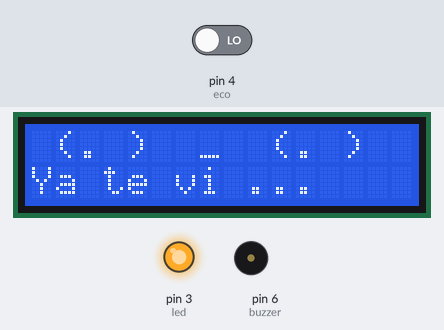
Bench run of a sketch on a simulated Arduino Uno, built with avr-gcc and run on an emulated ATmega328P. On the bench: 16×2 character LCD, output pins drawn as LEDs (lit = HIGH), buzzer (waves = sounding). The inputs (shaded band) are chosen by the test bench; at power-on: pin 4 (eco) LOW. Pins used as bus, display or sensor lines are not drawn.

Above: at 9.2 s.
At 109.2 s:
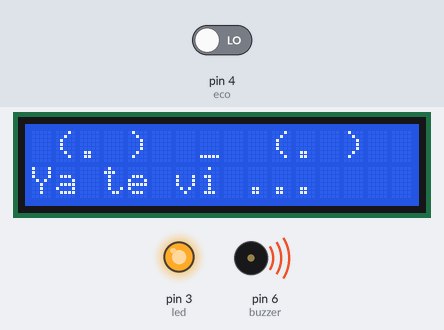
Timing chart, 0 to 130.0 s (numbered marks = the images above):
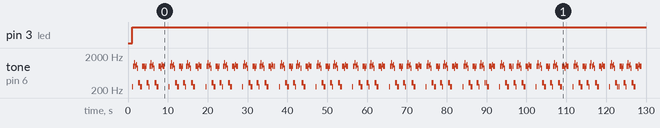

Measured:
- by itself, pin 3 (led): LOW → HIGH at 1.1 s
- by itself, tone on pin 6 (buzzer): plays 246 Hz for 0.13 s, 988 Hz for 0.06 s, 988 Hz for 0.06 s, 1246 Hz for 0.13 s, 988 Hz for 0.13 s, 1110 Hz for 0.13 s … (532 notes in this stretch)

The sketch:

finalProject.ino
```cpp
#include <LiquidCrystal.h>

#define led 3
#define eco 4
#define trig 5
#define buzzer 6

// Decir a arduino como esta conectada
// la pantalla
// conexiones (rs, en, d4, d5, d6, d7)
LiquidCrystal lcd(7,8,9,10,11,12);

int A_2 = 880;  int B_  = 493/2;
int B2  = 988;  int Cs3 = 555*2;
int E   = 329;  int Ds3 = 623*2;

int tempo = 116;    int semi = 60000/( tempo * 4 *2);
int corch = 2*semi; int negra = corch*2;  int np = corch*3;

int blanca = negra*2; int redonda = blanca*2;
int rep = 3*negra;    int bnp = 3*negra+3*corch;

int b =blanca;  int r =2*b;   int n = negra;  int c = corch;
int s = semi;   int f = s/2;  int sf = f/2;

int cp = c+s;   int Sil = 10;
int retardo = 115;


void setup(){
  pinMode(trig, OUTPUT);
  pinMode(eco, INPUT);
  pinMode(buzzer, OUTPUT);
  pinMode(led, OUTPUT);

  // tipo de pantalla
  lcd.begin(2,16);

}

void loop(){
  digitalWrite(trig, 1);
  delay(10);
  digitalWrite(trig, 0);

  int tiempo = pulseIn(eco, HIGH);
  int distancia =  tiempo * 0.034/2;


  if(distancia < 10){
    lcd.clear();
    lcd.setCursor(1, 0);
    lcd.print("(. )  _  (. )");
    lcd.setCursor(0, 1);
    lcd.print("Ya te vi ...");
    digitalWrite(led,1);
    ctono();
  }
  else{
    lcd.clear();
    lcd.setCursor(1, 1);
    lcd.print("Deteccion:");

    lcd.setCursor(11,1);
    lcd.print(distancia);
    digitalWrite(led,0);
  }

}

void nota(int nota, int duracion){
  tone(buzzer,nota, duracion);
  delay(duracion);
  noTone(buzzer);
  delay(duracion);
}


void ctono(){
  // [10]
  nota(B_,c);

  nota(B2,s);
  nota(B2,s);

  nota(Ds3,c);
  nota(B2,c);

  nota(Cs3,c);
  nota(A_2,c);

  nota(E,c);
  nota(E,c);

  // [11]
  nota(B_,c);
  nota(B_,c);

  nota(B2,s);
  nota(B2,s);
  nota(B2,s);
  nota(B2,s);


  nota(A_2,c);
  nota(B2,c);

  nota(E,c);
  nota(E,c);

  // [12]
  nota(B_,c);

  nota(B2,s);
  nota(B2,s);

  nota(Ds3,c);
  nota(B2,c);

  nota(Cs3,c);
  nota(A_2,c);

  nota(E,c);
  nota(E,c);

  // [13]
  nota(B_,c);
  nota(B_,c);

  nota(B2,s);
  nota(B2,s);
  nota(B2,s);
  nota(B2,s);


  nota(A_2,c);
  nota(Cs3,c);

  nota(B2,c);

  nota(B2,c);

} 
```
